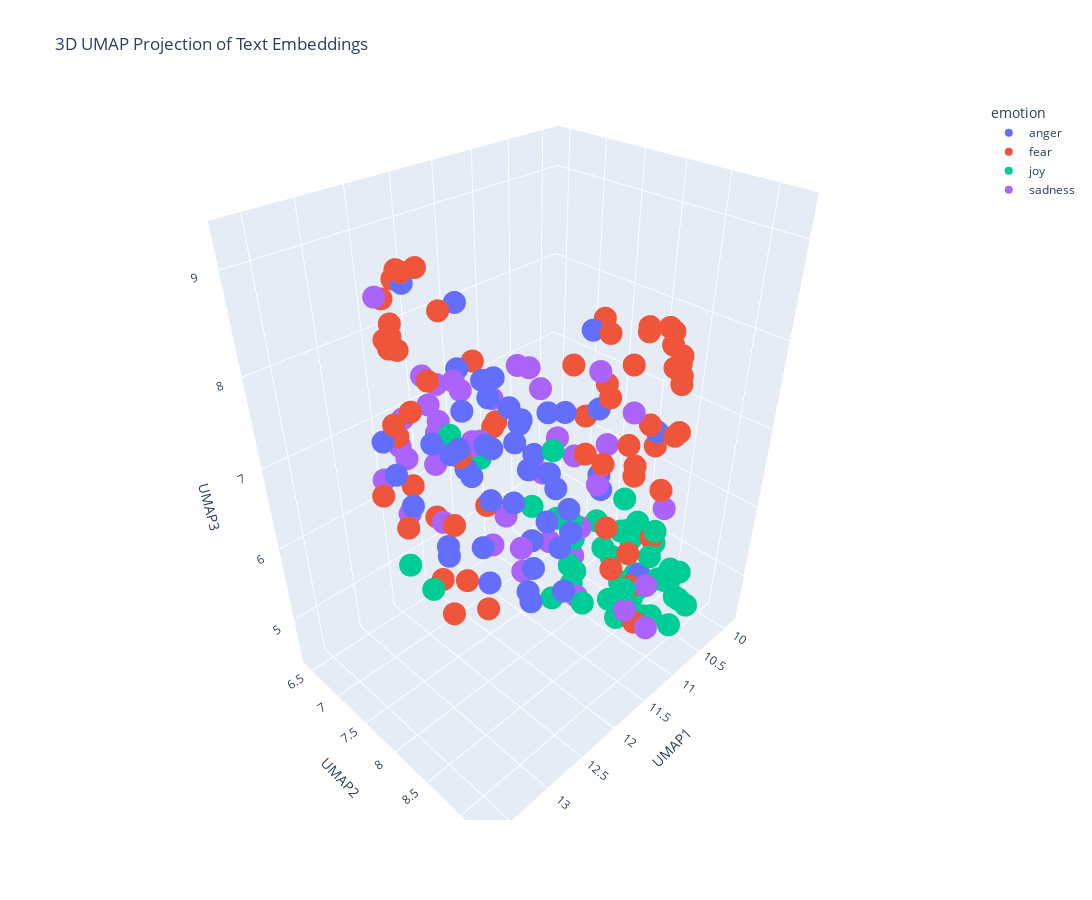

Write notebook code for a chart like this one.
### Markdown cell above
---
##### <a id='toc1_5_8_1_1_'></a>[**>>> Exercise 4 (Take home):**](#toc0_)

Apply UMAP to the same embeddings to reduce the dimensionality to 3D vectors and plot the 3D graph, discuss the differences and similarities with the 2D graph.

### Code cell
# Answer here
# Apply UMAP (3D)
reducer = umap.UMAP(n_components=3,metric='cosine',random_state=28) # n_components=3 helps to create three dimensions 
embedding_3d = reducer.fit_transform(X_embeddings)

# Create a DataFrame for 3D plotting
df_plot = pd.DataFrame(embedding_3d, columns=['UMAP1', 'UMAP2', 'UMAP3'])
df_plot['emotion'] = combined_df['emotion']
df_plot['intensity'] = combined_df['intensity']
df_plot['text'] = combined_df['text']

# Plot 3D UMAP with Plotly
fig = px.scatter_3d(
    df_plot,
    x='UMAP1',
    y='UMAP2',
    z='UMAP3',
    color='emotion',               
    hover_data=['text', 'intensity'],  
    width=1400,   
    height=900,  
    title='3D UMAP Projection of Text Embeddings'
)

fig.show()

### Figure 1 — Plotly figure (JSON) as saved in the notebook; plotly's stock layout.template omitted (floating-point values rounded to 4 significant figures)
{"data": [{"customdata": [["@talkRobyn oh dear I have to watch this the woman with the pout did well", 0.442], ["@bringyouhome2 I'm about to fly into a fit of rage it's not FAIR", 0.792], ["@leesyatt you are a cruel, cruel man. #therewillbeblood #revenge", 0.84], ["@DeltaDomain @SawDraze @qurions dis dat nigga from fume right?", 0.417], ["I wish the next madden has a story mode too. Just like Fifa 17 #madden", 0.312], ["@Kim_is__bored exactly what I have been saying on fb.. ", 0.354], ["ESPN just assumed I wanted their free magazines #offended", 0.542], ["What terrible thing to see and have no vision-\\n\\nHelen Keller-\\n\\n-Begin with the end in mind-\\n\\nStephen Covey-\\n\\n #whereareugoing ", 0.396], ["Hey folks sorry if anything offensive got posted on here yesterday my account got hacked. All fixed now though. I hope :-/ #angry #annoyed", 0.479], ["Colors of the leaves are- changing.  Heatwaves in LA still- raging.  Lattes made in batches. Visit pumpkin patches. #FallSongs", 0.271], ["i will never watch greys anatomy ever ever ever ever ever again if Shonda Rimes takes away another OG character☹️☹️☹️☹️☹️☹️☹️☹️☹️☹️ #fuming", 0.583], ["Tasers immobilize, if you taser someone why the fuck do you need to shoot them one second later?! This is really sick! #rage #wtf  #murder", 0.812], ["Cheap pout my brodcast", 0.232], ["Asian Tiger #Mosquitoes are so relentless. More aggressive than the kind I dealt w/as a kid.", 0.354], ["Taking a break from the #wedding to #rage at the general #stupidity of certain #people on the #internet.", 0.625], ["If my luck the rest of Fall goes anything like today, I think I'm going to like this season. #bestdayever #magic #work ", 0.375], ["You will never find someone who loved you like I did. And that my love, will be my revenge.", 0.583], ["Listening to Joey really helps me and my anger.", 0.5], ["don't give someone power by letting their words offend you", 0.333], ["@ticcikasie1 With a frown, she let's out a distraught 'Gardevoir' saying that she wishes she had a trainer", 0.417], ["Once again the only thing on my feed is naay raging about something and my brother filling in all the gaps", 0.75], ["Sorry to burst your bubble but it isn't that century anymore. Welcome to the 21st century.", 0.354], ["@WestonKoury so leafy can roast the Pokemon go kid but not you what an outrage that just means that he is more relevant than y-I mean kisses", 0.491], ["Paul forever. Paul should have won! Paul played such a better game! #BB18 ", 0.438], ["@The_Boxing_Hub #klitschko @Klitschko over fury any day #boxing", 0.312], ["@SapientSoldier timid but determined version of the rabid beasts beyond the land. Growling beneath my restrained breath, I //rip// myself --", 0.542], ["so ef whichever butt wipe pulled the fire alarm in davis bc I was sound asleep #pissed  #upset #tired #sad #tired #hangry ######", 0.771], ["@TillTheEndMMVI I accidetly dumped boiling water my myself 😫", 0.521], ["@brendancoots where's your outrage that your party nominated a lying, corrupt person? And received donations from nations who support terror", 0.766], ["@paulbushnell25 @EE bad news if ordered online it hasn't gone through same happened to me had to re order on the phone #furious", 0.844], ["How can I tell Happy Anniversary, when u are not happy.. #bitter #ampalaya #paitpaitanangpeg", 0.604], ["I don't mean to offend anyone, but 93.7 literally blames everything on white people. In some cases it's true, but a lot of times, it's not", 0.458], ["Some moving clips on youtube tonight of the vigil held at Tulsa Metropolitan Baptist church for #TerenceCruther #justice #anger #sadness", 0.5], ["@Slippus @PureGym  yeah I received a fine today which I am furious about, currently appealing it after being a member for so long...", 0.646], ["@JoeGoodmanJr. A solution. But the assumptions by media in articles and every other venue causes animosity to the conversation.", 0.354], ["@evanareteos :)) im now writing abt the changing face of sex industry in tr :))) now men will talk to me then! ", 0.375], ["@kingvee_ don't provoke me to anger", 0.708], ["@swagalini ive been through the denial and anger i am in pure acceptance", 0.491], ["@marcavis @AntisocialJW2 I've always been fiery, but never radical.", 0.438], ["Kik to trade, have fun or a conversation  (kik: youraffair) #kik #kikme #messageme #textme #pics #trade #tradepics #dm  #bored", 0.241], ["@LaureEve I am sitting here wrapped in a fluffy blanket, with incense burning, listening to Bon Iver and drinking mulled wine. I'm there.", 0.25], ["Having a baby born too soon is #lifechanging 6 years on and it feels like only yesterday #sad #happy #angry #emotionalrollercoaster", 0.375], ["You're so thirsty for the chance to disagree w/ the left, that you don't even realize when something is an affront to your bigoted platform.", 0.5], ["Just joined #pottermore and was sorted into HUFFLEPUFF 😡😡😡 ", 0.438], ["Is it me, or is Ding wearing the look of a man who's just found his arch enemy in bed with his missus? #angryman ", 0.557], ["Hate when guys cant control their anger 🙃🙃", 0.646], ["@pbhushan1 @IndianExpress so in your opinion is this the worst delhi govt? #acrid #bitter #hypocrisy", 0.708], ["Sorry guys I have absolutely no idea what time i'll be on cam tomorrow but will keep you posted. #fuming", 0.417]], "hovertemplate": "emotion=anger<br>UMAP1=%{x}<br>UMAP2=%{y}<br>UMAP3=%{z}<br>text=%{customdata[0]}<br>intensity=%{customdata[1]}<extra></extra>", "legendgroup": "anger", "marker": {"color": "#636efa", "symbol": "circle"}, "mode": "markers", "name": "anger", "scene": "scene", "showlegend": true, "type": "scatter3d", "x": [11.86, 12.31, 12.55, 13.02, 10.78, 12.37, 13.01, 10.72, 12.27, 10.24, 12.4, 12.94, 12.1, 10.71, 12.71, 10.19, 12.52, 12.13, 12.5, 11.15, 12.53, 11.72, 12.95, 11.94, 11.9, 11.47, 12.42, 11.95, 13.39, 13.11, 12.33, 13.14, 11.59, 12.76, 12.1, 12.67, 12.29, 11.86, 12.29, 12.89, 10.34, 10.49, 13.48, 12.71, 12.29, 12.4, 13.49, 11.97], "y": [8.484, 8.246, 7.771, 7.627, 7.199, 8.545, 8.717, 8.644, 8.135, 7.54, 7.94, 8.122, 8.211, 7.742, 8.298, 8.221, 6.518, 8.789, 8.855, 7.129, 8.459, 6.862, 8.498, 7.101, 8.551, 7.477, 8.029, 7.231, 8.572, 7.876, 7.075, 8.827, 8.186, 8.055, 8.631, 8.812, 8.734, 8.029, 8.635, 8.509, 7.661, 7.693, 8.692, 7.981, 8.466, 8.507, 8.097, 7.618], "z": [5.575, 7.515, 7.335, 6.854, 6.683, 6.256, 8.023, 7.077, 7.813, 5.724, 8.064, 7.638, 5.548, 7.87, 7.71, 4.545, 6.8, 6.699, 7.593, 6.672, 7.083, 6.218, 6.84, 7.173, 6.707, 7.03, 7.933, 6.432, 7.169, 9.16, 6.946, 7.645, 7.486, 8.947, 6.401, 6.217, 7.258, 5.98, 6.826, 6.395, 5.625, 6.824, 7.196, 8.314, 7.491, 7.4, 7.696, 7.784]}, {"customdata": [["@KateyKeegan now I'm really excited for November! Hope they're not all horrid chavs though 😅", 0.312], ["@datboyJuniorE lool soon as man start loosing weight.  Its panic", 0.604], ["It were during the past's mistakes- similar to terror was pretty remarkable.", 0.5], ["Rooney ! Oh dear, oh dear ! Fucking dreadful 🙈⚽️⚽️", 0.646], ["This is the scariest American Horror Story out of all of them... I'm gonna have to watch in the daytime. ", 0.742], ["Still waiting to see if my @london2012track will make an appearance next week - two months today it was ordered  #badservice", 0.453], ["@jjskeffington @foodbelfast I dread to think!", 0.583], ["@SusannahSpot I could pop round #nightmare", 0.771], ["@OutdoorLoverz is this a bridge if I have to drive on such I will stop breathing Yooo I can't I'm to afraid", 0.833], ["3 #tmobile #stores, #original #note7 #customer and zero #results... What's going on guys? #terrible #customerservice #2hour #waittime", 0.5], ["@JogglingDroid @BrancoCarmine @Otto_English yeah, #UK was quite the ", 0.25], ["@realDonaldTrump @KellyannePolls New campaign slogan idea...'I know you are but what am I?'  #Trump2016 #yourefired #deflect", 0.354], ["@BigDaddyx47 awe I'm sorry! I have 2 dogs 3 cats &amp; a snake", 0.188], ["@ChrisWarcraft The concept that a gay magazine feels like it has to cover terrible people -because they’re gay voices- seems all upside down", 0.417], ["My view of the human being is as a dynamic expression of the Cosmos we exist within #humanism #awe", 0.142], ["This is the scariest American Horror Story out of all of them... I'm gonna have to watch in the daytime. #frightened", 0.938], ["@Budget  car rental you have made realize why I always use @nationalcares!!!!  What a #nightmare!!  #disgusted", 0.729], ["@mcdermo11 @rogerc32 u gave Laura so much constructive criticism she blocked u 'Lazy Give Up Now No Hope Retire' same with Heather ", 0.458], ["What a horrible track lakeside is 😳😳😴😴", 0.521], ["@ExpressScripts u shd b embrrssd. u jack up my bp meds twice and it will still take 3-5 days? Not express at all. #expressscripts #horrible", 0.562], ["Big up @dj_argue, did I miss phantom dread syndrome by @GenesisElijah? dudes sick.", 0.396], ["@TheMoosesAngel He looks down at his brother, a smile forming on his face. 'What? People fearing me?'", 0.333], ["That old lady is cray cray #scared #BellaIsSoCute  #Empire", 0.5], ["A Lysol can got stuck in spray position and we're all slowly suffocating from the trash can that smells like a Febreeze factory. #panic", 0.729], ["Wish I was a kid again. The only stressful part was whether Gabriella and Troy would get back together or not. #hsm2 ", 0.458], ["Feeling like I've had the worst night of sleep ever - not great before the #London to #Brighton #cycle ride for @DMTFYP 🚴100k ?", 0.833], ["I can never find the exact #emoji that I'm after at the exact moment that I need it ", 0.417], ["Gonna get some acupuncture today for all my damn anxiety 🙃🤕", 0.854], ["So not pumped for this interview #nervous", 0.792], ["Haven't gotten one hour of sleep... Today is going to be a fun day 😐 #restless", 0.75], ["Swear all of my guy friends are scaredy cats. You don't do horror movies. You don't do haunted houses. Wtf do you do then?", 0.271], ["not only was that the worst @EGX that's I've attended but worth one of the worst cons I've been to in the last 5 years ", 0.438], ["@DreKnott You've got tremendous range.", 0.271], ["Ugh I want to punch a wall every time I have to use @windows 10. Literally the worst product ever made #windows10  #killme", 0.583], [".@Tolumanda love it! so true. As @Deedeey_ taught me, fear can be an illusion. #coaching #fear #courage", 0.354], ["I'm okay, dont worry. I wish i'd been a better kid. I'm trying to slow down. I'm sorry for letting you down.", 0.708], ["Well this is flipping great! Flipping standstill on the freeway! #anxiety #stepofftheledge #youvegottobekiddingme", 0.763], ["Wish I was a kid again. The only stressful part was whether Gabriella and Troy would get back together or not. #hsm2 #nightmare", 0.395], ["Got to be up in 4 hours to go back to work #cantsleep #excited ", 0.375], ["@united horrible service. EWR. Not a cloud in the sky. Normal departure at 10am now leaving at 5pm. Crappy #UnitedAirlines", 0.42], ["@NandosSA just received order from @OrderInSA &amp; the chips are under cooked &amp; half raw!!! Usually best part of the meal #notcool ", 0.336], ["One more step in long work #visa process is over. Relief. Onto next step. #expat ", 0.354], ["Is it terrorism to intimidate a populace? What case held 'coercion by people in uniform is per se intimidation'?", 0.562], ["When the sadness leaves you broken in your bed, I will hold you in the depths of your despair, and it's all in the name of love 🎶", 0.479], ["$8 million in box office doesnt do this movie justice. Political or not, #SnowdenMovie is a terrific thriller and love story. @Snowden", 0.271], ["@BigBossPeltonen \\nLikewise #death #cutting #despair", 0.833], ["@rsdeepsea @BreitbartNews If 3 people are in a country of 300 million - you are going to RUIN the whole country over 3 people? #fear", 0.75], ["@metrotrains why is there no disabled access at pontefract monkhill? #terrible", 0.458], ["@isthismike_p that nigga is horrible bro", 0.396], ["@Policy_Exchange A plus point, she won't have to queue for the loos. Any more plus points? Nope, can't think of any #shocking #sexism", 0.396], ["I really hate Mel and Sue. They think they're hilarious and they're just awful", 0.375], ["They'll be yo friend, shake your hand, then kick in yo door thas the way the game go🤖🤐.", 0.417], ["@RyanAbe awe yay thank god I was so worried.", 0.5], ["So about 18mths ago i signed up to @Lumo_Energy for their @VirginAustralia / Velocity FF deal. 18 months in still no FF points ", 0.271], ["So about 18mths ago i signed up to @Lumo_Energy for their @VirginAustralia / Velocity FF deal. 18 months in still no FF points #shocking", 0.479], ["@Evan_McMullin @TheBlazeRadio Classic SHITLIB bullshit. Create a horrible problem and then 'discuss' how to solve it. What a PIMP.", 0.438], ["The moment you bring her to meet your best friend and you're nervous af! 😬😆  #thefriendtest", 0.875], ["Okay. Brace yourself. I will attempt my first loaf of bread in the morning. I will use a dutch oven. I will make the dough now. ", 0.479], ["An adviser to the #European #Union’s top #court said #Hamas and the #Tamil #Tigers should be taken off the EU’s #terror list.#lka", 0.5], ["@All4 is the android app it designed to be buggy and work sporadically on a fire TV box? #shocking", 0.52], ["#Awareness seek #shelter .#Letgo Old #habit of chasing #desires resultin in #anger #fear #worry .#Choose #Satisfaction within #Peace #Relax", 0.438], ["@CNNPolitics I can't wait to hear what he had to say about the brilliant Dr. Hawking... it should be rich... In the poorest of taste! ", 0.246], ["Dunno y am going to the Yorkshire scare grounds when I only lasted a minute in the Alton towers one before running out a fire exit crying", 0.812], ["@chutneysupercat hi lovely brownie, MM is calling me tuppytupperware.. its awful", 0.44]], "hovertemplate": "emotion=fear<br>UMAP1=%{x}<br>UMAP2=%{y}<br>UMAP3=%{z}<br>text=%{customdata[0]}<br>intensity=%{customdata[1]}<extra></extra>", "legendgroup": "fear", "marker": {"color": "#EF553B", "symbol": "circle"}, "mode": "markers", "name": "fear", "scene": "scene", "showlegend": true, "type": "scatter3d", "x": [11.14, 10.98, 11.23, 13.01, 10.79, 12.99, 11.0, 10.73, 10.53, 13.19, 11.53, 13.49, 11.95, 13.4, 10.36, 10.71, 13.21, 13.21, 12.9, 13.29, 12.8, 11.29, 10.77, 10.59, 10.44, 10.64, 10.76, 10.44, 10.34, 10.52, 10.55, 13.04, 11.09, 12.88, 10.78, 11.13, 10.26, 10.37, 10.11, 13.28, 13.1, 9.944, 11.34, 12.27, 11.09, 11.53, 10.94, 13.06, 13.33, 13.3, 12.72, 12.6, 10.55, 13.09, 13.13, 13.48, 10.33, 11.55, 11.59, 12.95, 10.72, 13.6, 10.57, 12.22], "y": [8.413, 8.732, 8.154, 7.434, 8.809, 7.888, 8.612, 8.033, 8.704, 7.71, 8.816, 8.605, 7.058, 8.683, 8.144, 8.811, 7.795, 8.581, 7.284, 7.888, 7.679, 9.147, 8.891, 8.767, 7.465, 7.909, 7.54, 8.231, 8.16, 7.729, 8.604, 7.64, 8.754, 7.794, 8.893, 6.724, 8.529, 7.686, 7.833, 7.821, 7.752, 8.173, 8.768, 6.42, 8.845, 7.11, 9.043, 7.603, 7.633, 8.938, 7.299, 7.081, 8.289, 7.84, 7.84, 8.181, 8.457, 6.842, 8.682, 8.083, 8.633, 8.857, 8.566, 7.747], "z": [5.949, 7.316, 6.817, 7.65, 7.89, 9.251, 6.782, 7.212, 7.797, 9.007, 5.881, 6.896, 6.591, 7.463, 6.085, 7.866, 8.719, 6.684, 8.379, 8.682, 6.628, 6.928, 7.738, 7.707, 6.61, 7.866, 7.412, 7.984, 7.868, 7.929, 8.107, 8.481, 5.312, 8.19, 7.172, 6.509, 7.707, 7.083, 7.274, 8.73, 9.154, 4.956, 7.271, 6.699, 4.831, 6.801, 7.359, 8.714, 7.143, 6.66, 7.595, 6.579, 5.149, 9.232, 9.263, 7.189, 7.827, 7.493, 7.141, 8.951, 6.9, 6.757, 8.142, 6.484]}, {"customdata": [["the fact everyone is selling their kanye tickets or are buying them for less than $50 is unbelievably hilarious to me", 0.646], ["Loved @Bethenny independence msg on @WendyWilliams, be happy &amp; fulfilled within yourself &amp; positivity will flock to you  #independent", 0.583], ["#LMFAO @MSNBC 's #racepimp Tamron Hall used the words 'fscts' and 'MSNBC' in the same sentence #hilarity #libtard #biasedmedia #neverHillary", 0.5], ["A cheerful sloth annotated old books about a very good man then the gods ended evil.", 0.442], ["If I were assured of your eventual destruction I would, in the interests of the public, cheerfully accept my own.' -Sherlock Holmes-", 0.32], ["Never make a #decision when you're #angry and never make a #promise when you're . #wisewords", 0.271], ["@RobRiggle @joelmchale @NFLonFOX I still can't get jimmy garoppolo out of my head and it's been almost 3 weeks. Thanks a lot! #hilarious", 0.729], ["Today I reached 1000 subscribers on YT!! , #goodday, #thankful", 0.926], ["@LindseySanford @simplymeasured this makes me giggle with glee!", 0.708], ["@TheMandyMoore You are beyond wonderful.  Your singing prowess is phenomenal but damn... I'm just elated to watch you act again. #ThisIsUs 珞", 0.879], ["@kymwhitley hello Miss Lady I'm sure today brings you happiness and laughter use your voice also to make us laugh  god knows we need it", 0.562], ["@_haye_ optimism is he'll lose, that's actually a compromise :P", 0.346], ["I like talking to someone who makes me laugh, laughter is the best medicine", 0.646], ["@safaridjh but it's so aesthetically pleasing omg", 0.583], ["Always doing the EmotionalHedge™ w #WPS\\n\\nI'm elated about start.  Have I mentioned I'm on TAMU -6?!", 0.48], ["Tip 5: Don't worry about pleasing everyone. #TitanWisdom", 0.375], ["I'm just still . So happy .\\nA blast", 0.917], ["@followAdamA looking back on recent tweets seen, this one right here is great #perfect #hilarious #Speechless #deal", 0.76], ["Check out this #film Robocoq 301  #shortfilms", 0.212], ["A cheerful heart is good medicine, but a crushed spirit dries up the bones -Proverbs 17:22-", 0.4], ["#Arts create richness &amp; liveliness in our society, continues through educational &amp; social benefits, and only ends with the economic", 0.417], ["Accept the challenges so that you can feel the exhilaration of victory.", 0.562], ["@zinabukvic_ cheer up", 0.38], ["@WyoWiseGuy @LivingVertical however, REI did offer me the job today as well. Can't believe how exponentially freaking joyous I feel...!!!", 0.896], ["Food that gets delivered 😍🙌🏻  ", 0.729], ["Watch this amazing live.ly broadcast by @haythatjamile8  #musically", 0.519], ["The Quarterback' wrecks me every time.. #glee", 0.4], ["i'm doing laundry and watching that 70's show with a bunch of strangers.  #birthday #to #me", 0.42], ["@Singaholic121 Good morning, love! Happy first day of fall. Let's make some awesome #autumnmemories #annabailey  ", 0.86], ["LOVE LOVE LOVE  #fun #relaxationiskey", 0.854], ["He showed us a really lively performance, with a lot of different emotions, not just sticking to one. And that's freaking awesome.", 0.646], ["@RealKyper @NHL watching the jubilant scrum at the end of the day and remembering they're all still kids! #priceless", 0.625], ["@palmtreesarah @WorthingTheatre had more fun than the funniest person in funsville..... Much hilarity as usual.... Thank you ❤️", 0.84], ["But i'll be a pity. 🐑 ", 0.083], ["@berniedole looks that way. But let's think about Rohan last week ... #optimism", 0.237], ["A decent sleep makes Kurt a happy soldier. Spit &amp; polish the converse men. chests out and baseball caps at a jaunty angle.", 0.438], ["I love my family so much #lucky #grateful #smartassfamily #hilarious #love", 0.792], ["@theclobra lol I thought maybe, couldn't decide if there was levity or not", 0.312], ["it gets better. without explanation; you just wake up one morning and you’re just happy, totally and utterly elated.", 0.896], ["If any trump supporters and Hillary haters wanna chirp some weak minded, pandering liberals just tweet at @EmmyA2 @snickerfritz04", 0.1], ["Chris would take full responsibility and would want us all to rejoice in the memories we all had with him.", 0.28], ["I turn 25 in two weeks. I am so happy. 24 was my darkest year yet. I am elated that I survived", 0.708], ["So far ours greet have raised £250 for @HGatChristmas with more to come in #sparkling @CllrJohnFox @simoncotton69", 0.625], ["Each day is what you make of it! #goals #challenges #business #goals #optimism #happy #success #photographer #photography #ThursdayThoughts", 0.423], ["@harrietemmett great minds think alike. #rejoice", 0.519]], "hovertemplate": "emotion=joy<br>UMAP1=%{x}<br>UMAP2=%{y}<br>UMAP3=%{z}<br>text=%{customdata[0]}<br>intensity=%{customdata[1]}<extra></extra>", "legendgroup": "joy", "marker": {"color": "#00cc96", "symbol": "circle"}, "mode": "markers", "name": "joy", "scene": "scene", "showlegend": true, "type": "scatter3d", "x": [10.77, 10.57, 13.67, 10.73, 10.98, 12.23, 10.92, 10.16, 10.8, 10.47, 10.75, 11.6, 10.98, 11.43, 10.04, 10.86, 10.28, 10.8, 11.76, 10.88, 10.98, 10.38, 11.15, 9.943, 10.65, 11.8, 10.65, 9.992, 10.32, 10.76, 10.44, 10.54, 10.77, 11.91, 11.37, 10.29, 10.74, 11.56, 10.09, 13.6, 11.31, 9.885, 10.88, 10.25, 10.5], "y": [9.174, 8.411, 8.422, 7.325, 7.161, 8.636, 9.213, 8.142, 8.9, 8.774, 8.217, 8.318, 8.516, 8.255, 8.284, 7.722, 8.408, 9.288, 8.658, 7.691, 8.526, 7.788, 7.971, 8.223, 8.545, 8.268, 9.066, 7.764, 8.15, 8.721, 8.81, 8.885, 9.096, 6.855, 8.123, 7.586, 8.825, 9.02, 7.975, 8.61, 6.645, 7.911, 8.409, 7.814, 8.216], "z": [5.184, 4.535, 7.051, 5.221, 5.454, 7.583, 5.355, 4.481, 5.323, 4.998, 4.511, 6.254, 4.586, 5.423, 5.177, 5.219, 5.005, 5.197, 5.459, 4.797, 5.138, 4.828, 4.868, 4.901, 4.827, 5.291, 5.432, 5.351, 4.468, 4.606, 5.171, 5.127, 4.741, 6.755, 5.882, 5.078, 4.665, 5.76, 4.895, 6.861, 6.054, 5.014, 5.752, 4.63, 5.426]}, {"customdata": [["Ill say it again. If I was a Black man Id be afraid to leave my house or have a moving violation.\\n\\n #TerranceCrutcher #truth ", 0.542], ["Somewhere between  #hope and #despair the day after #meetingmyabuserincourt \\n#DVSurvivor", 0.81], ["The American Idiot record turns twelve today it changed my preppy middle school heart into a desolate punk rock desert I am forever grateful", 0.271], ["I mourn the creativity lost.", 0.562], ["Be joyful in hope, patient in affliction, faithful in prayer. Romans 12:12", 0.216], ["@janhopis I found the first few episodes of Bojack incredibly funny. Then it got less funny but I stayed for the #drama", 0.354], ["@TDYLN sadly not :(", 0.667], ["Free live music in DC tonight!  #blues with #MoonshineSociety at @thehamiltondc in the Loft starting at 10:30pm @FreeinDCBlog @WTOPFreebies", 0.188], ["Think Val might be going this week. I'll have to take the rest of the week off work to mourn. I'm sure they'll understand. #GBBO", 0.562], ["@kikibug13 Don't look. You'll only be very, very unhappy. \\n\\n(NNGH. I got the email notif THANK YOU.)", 0.438], ["Cam cannot be serious with that IG post and that stupid ass font he uses. Would've been better to just say nothing.", 0.396], ["Extreme sadness", 0.917], ["@ksmitely @CitizenMeh I feel strongly that we need to work together to right this dreadful wrong.", 0.415], ["if you're unhappy with someone just fucking tell them you're unhappy and leave. Don't go fuckin around with other people on the side", 0.604], ["Am I the only person who dislikes fall? #FirstDayofFall #leaves #thingsdie #depressing #cold #noflipflops 👎🏾👎🏽👎🏻🍂🍁", 0.771], ["This the most depressing shit ever", 0.861], ["Brb going to sulk in bed until Friday", 0.646], ["went to Pet Supplies Plus tonight but @neitzkeamara was not working I feel #lost and #confused", 0.458], ["@shopgreenwich #ldf16 what shall we do this weekend?  #spraypainting in #greenwichmarket with @SNUB23 #core246 #lilylou #fret &amp; #benoakley", 0.354], ["Damn gud #premiere #LethalWeapon...#funny and ", 0.229], ["blues bar", 0.188], ["Smokeys dad is sad :/", 0.689], ["“Optimism may sometimes be delusional, but pessimism is always delusional.” —Alan Cohen #believe", 0.271], ["I added Paul Walker on Xbox but he just spends all of his time on the dashboard. #dark #humor #funny", 0.271], ["People want me to go pine ridge, little wound or Oelrichs. Starting to think about transferring but I wanna stay at cloud. Decisions man.", 0.396], ["Condolences to the  JC and the Georges family.. #sad", 0.771], ["@KatieBurnett ha freshers blues would love to re do all again ... ha nice tshirt .. vote for Pedro", 0.167], ["Life is too short so dont shoot it in with worries sadness and grief.", 0.646], ["Well my evaluation came back and i am minimally effective. Student test scores on the PARCC sunk my eval. it's time for me to quit teaching", 0.812], ["Awareness of time is awareness of time lost. #awareness #time ", 0.417], ["If you sober better roll another Dutch or if u don't smoke nigga better pour another cup 🍁🍾...", 0.312], ["Like, 'loon attic'. Luckily it quickly sunk in that it was the wrong pronunciation, but I still couldn't stop saying it. It just stuck.", 0.375], ["@ATTCares why do I have 2 wait 48 hours to call YOU back to cancel an order I JUST placed after already spending 2 hours on the phone?! #sad", 0.646], ["#AskAMan but this does not sound like a #serious issue, cause siyahleka the whole time, just having fun", 0.292], ["How could such a crooked,stuck up,delusional,dim&amp; #dark hearted dud be surprised losing&amp;prob also ppl won't let their crimes drop! #nwo imo", 0.541], ["@DxfyingGrxvity - frustration, looking up at Elphaba in a frown of aggravation. Her high pitched voice was growing more and more --", 0.479], ["A .500 season is all I'm looking for at this point. #depressing #royals", 0.688], ["We are about a little over an hour away! We will arrive soon, do not fret!", 0.125], ["It feel like we lost a family member🙄😂", 0.708], ["HATE that there's ads for #depression &amp; #mentalhealth #meds. That's ONLY something your doctor can determine. Everyone is different. #ssri", 0.46], ["If Angelina Jolie can't keep a man no one can. Today we mourn because Love is dead", 0.646], ["This shit hurting my heart 😪 that's how serious it is .", 0.875], ["@trashcami this cured my depression", 0.34]], "hovertemplate": "emotion=sadness<br>UMAP1=%{x}<br>UMAP2=%{y}<br>UMAP3=%{z}<br>text=%{customdata[0]}<br>intensity=%{customdata[1]}<extra></extra>", "legendgroup": "sadness", "marker": {"color": "#ab63fa", "symbol": "circle"}, "mode": "markers", "name": "sadness", "scene": "scene", "showlegend": true, "type": "scatter3d", "x": [11.33, 11.06, 10.39, 11.86, 10.73, 11.54, 11.78, 11.77, 11.92, 11.36, 13.18, 11.83, 12.35, 12.55, 10.42, 12.32, 11.91, 11.09, 10.88, 11.22, 11.86, 11.75, 11.35, 11.83, 11.18, 11.86, 10.88, 11.36, 11.95, 10.7, 12.88, 11.49, 13.36, 11.33, 13.29, 11.97, 11.5, 11.6, 12.07, 12.97, 12.27, 12.48, 11.38], "y": [8.795, 7.352, 8.61, 6.629, 7.61, 9.034, 7.558, 7.797, 6.694, 7.797, 7.449, 6.533, 8.364, 8.058, 7.302, 6.614, 6.522, 7.216, 8.006, 9.093, 7.425, 6.47, 8.235, 7.113, 6.723, 6.549, 8.051, 6.565, 6.505, 8.007, 7.378, 7.816, 7.858, 9.119, 8.409, 8.443, 6.572, 7.56, 6.786, 8.249, 6.442, 6.846, 8.249], "z": [7.638, 7.174, 5.903, 6.376, 4.806, 5.466, 5.99, 5.345, 7.309, 5.521, 7.147, 6.595, 6.384, 7.56, 5.973, 7.035, 6.985, 7.384, 7.569, 5.017, 5.552, 6.68, 5.976, 6.756, 6.834, 6.439, 6.191, 6.215, 7.347, 6.609, 6.546, 6.543, 9.122, 5.724, 7.275, 7.5, 7.011, 7.745, 6.425, 8.416, 6.582, 6.731, 5.017]}], "layout": {"height": 900, "legend": {"title": {"text": "emotion"}, "tracegroupgap": 0}, "scene": {"domain": {"x": [0, 1], "y": [0, 1]}, "xaxis": {"title": {"text": "UMAP1"}}, "yaxis": {"title": {"text": "UMAP2"}}, "zaxis": {"title": {"text": "UMAP3"}}}, "title": {"text": "3D UMAP Projection of Text Embeddings"}, "width": 1400}}
